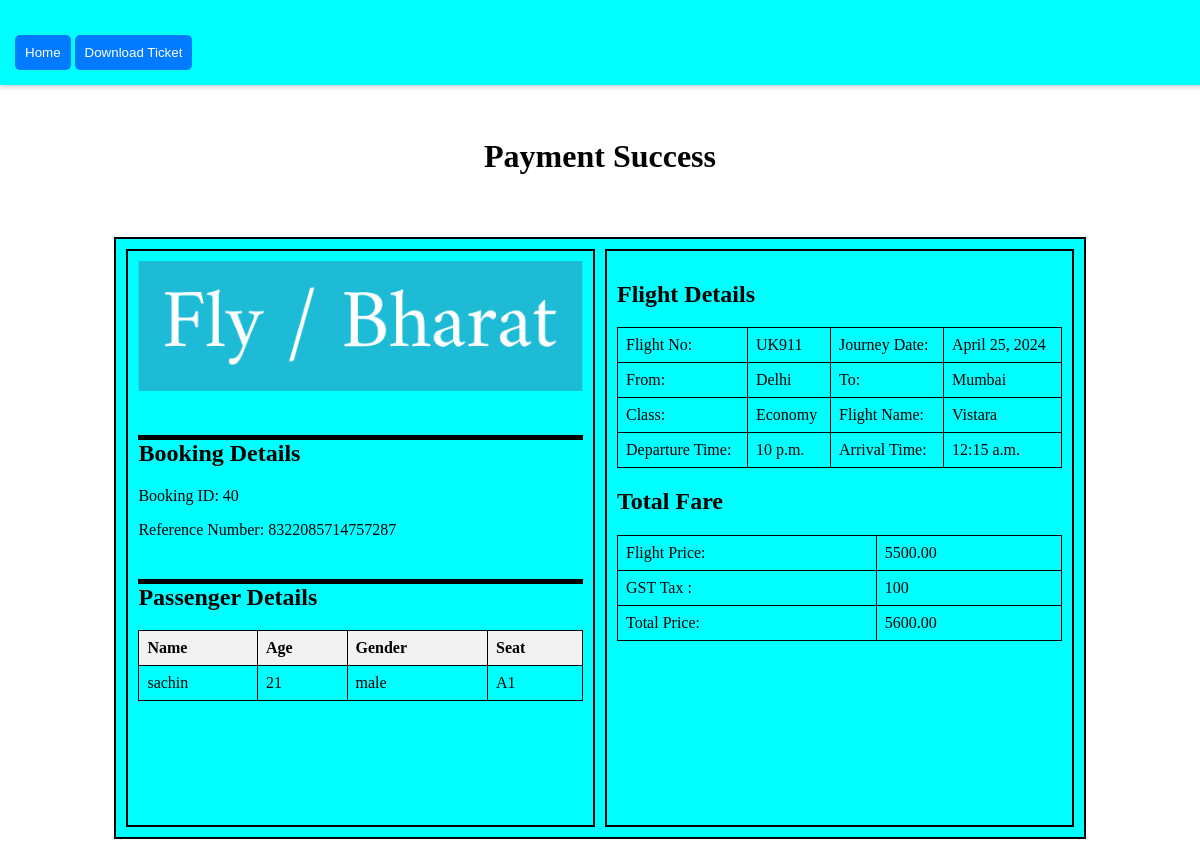
The app's page /payment_success/40 (signed in) with its own data.
### apps/models.py (models this page shows, shortened)
class Booking(models.Model):
    user=models.ForeignKey(User, on_delete=models.CASCADE,null=True)
    flight = models.ForeignKey(Flight, on_delete=models.CASCADE, null=True,default=1)
    departure_date = models.DateField(null=True)
    class_type = models.CharField(max_length=50,null=True)
    flight_fare = models.DecimalField(max_digits=10, decimal_places=2)

class Payment(models.Model):
    STATUS_CHOICES = [
        ('fail', 'Fail'),
        ('pass', 'Pass'),
    ]
    booking = models.ForeignKey('Booking', on_delete=models.CASCADE)
    reference = models.CharField(max_length=100)
    amount = models.DecimalField(max_digits=10, decimal_places=2)
    payment_date = models.DateTimeField(auto_now_add=True)
    paid = models.CharField(max_length=10, choices=STATUS_CHOICES, default='fail')

class Passenger(models.Model):
    booking = models.ForeignKey(
        'Booking',
        related_name='passengers',
        on_delete=models.CASCADE
    )
    flight_id = models.IntegerField(null=True)
    name = models.CharField(
        _('Name'),
        max_length=100,
        null=True,
        blank=True
    )
    age = models.IntegerField(
        _('Age'),
        null=True,
        blank=True
    )
    gender = models.CharField(max_length=10, choices=[('male', 'Male'), ('female', 'Female'), ('other', 'Other')],null=True)
    contact_number = models.CharField(
        _('Contact Number'),
        max_length=20,
        default='2122112'
    )
    email = models.EmailField(
        _('Email'),
        default='noreply@example.com'
    )
    seat = models.CharField(max_length=3,null=True)

class Flight(models.Model):
    airline = models.CharField(max_length=100)
    flight_number = models.CharField(max_length=20)
    departure_date = models.DateField()
    departure_time = models.TimeField()
    arrival_time = models.TimeField()
    from_location = models.CharField(max_length=100)
    to_location = models.CharField(max_length=100)
    price = models.DecimalField(max_digits=10, decimal_places=2)
    class_type = models.CharField(max_length=20)
    total_seat = models.IntegerField(default=0)
    is_available = models.BooleanField(default=True)

### apps/views.py (the view)
# urls.py: path('payment_success/<int:booking_id>', views.payment_success, name='payment_success'),
@login_required
def payment_success(request, booking_id):
    booking = get_object_or_404(Booking, pk=booking_id)
    payment = get_object_or_404(Payment, booking_id=booking_id)
    passengers = Passenger.objects.filter(booking=booking)
    flight = get_object_or_404(Flight, id=booking.flight_id)
    context = {
        'booking': booking,
        'reference_number': payment.reference,
        'passengers': passengers,
        'fare':payment,
        'flight':flight,
    }
    return render(request, 'payment_success.html', context)

### apps/templates/payment_success.html (shortened to what this page needs)
{% load static %}
<!DOCTYPE html>
<html lang="en">
  <head>
  </head>
  <body onload="generateBarcode()">
    <div class="top-bar">
      <button class="home-button" onclick="goToHome()">Home</button>
      <button class="download-button" onclick="downloadPDF()">
        Download Ticket
      </button>
    </div>
    <h1>Payment Success</h1>
    <div class="main-container" id="main-container">
      <div class="container">
        <img
          class="rectangle-image"
          src="{% static 'img/logo.png' %}"
          alt="Plane Image"
        />
        <hr />
        <h2>Booking Details</h2>
        <p>Booking ID: {{ booking.pk }}</p>
        <p>Reference Number: {{ reference_number }}</p>
        <hr />
        <h2>Passenger Details</h2>
        <table>
          <tr>
            <th>Name</th>
            <th>Age</th>
            <th>Gender</th>
            <th>Seat</th>
          </tr>
          {% for passenger in passengers %}
          <tr>
            <td>{{ passenger.name }}</td>
            <td>{{ passenger.age }}</td>
            <td>{{ passenger.gender }}</td>
            <td>{{ passenger.seat }}</td>
          </tr>
          {% endfor %}
        </table>
      </div>
      <div class="second-container">
        <h2>Flight Details</h2>
        <table>
          <tr>
            <td>Flight No:</td>
            <td>{{flight.flight_number}}</td>
            <td>Journey Date:</td>
            <td>{{booking.departure_date}}</td>
          </tr>
          <tr>
            <td>From:</td>
            <td>{{flight.from_location}}</td>
            <td>To:</td>
            <td>{{flight.to_location}}</td>
          </tr>
          <tr>
            <td>Class:</td>
            <td>{{booking.class_type}}</td>
            <td>Flight Name:</td>
            <td>{{flight.airline}}</td>
          </tr>
          <tr>
            <td>Departure Time:</td>
            <td>{{flight.departure_time}}</td>
            <td>Arrival Time:</td>
            <td>{{flight.arrival_time}}</td>
          </tr>
        </table>
        <h2>Total Fare</h2>
        <table>
          <tr>
            <td>Flight Price:</td>
            <td>{{flight.price}}</td>
          </tr>
          <tr>
            <td>GST Tax :</td>
            <td>100</td>
          </tr>
          <tr>
            <td>Total Price:</td>
            <td>{{fare.amount}}</td>
          </tr>
        </table>
        <div class="barcode">
          <svg id="barcode"></svg>
        </div>
      </div>
    </div>
  </body>
</html>

### apps/templates/payment_success.html (style rules this page uses)
body { padding-top: 70px; padding-bottom: 30px; display: flex; flex-direction: column; align-items: center; justify-content: center; height: 100vh; }
.top-bar { width: 100%; position: absolute; display: flow-root; gap: 10px; top: 0; left: 0; margin-top: 0; background-color: aqua; padding: 15px; box-shadow: 0 2px 5px rgba(0, 0, 0, 0.2); z-index: 1000; }
.main-container { margin-top: 40px; display: grid; grid-template-columns: 1fr 1fr; gap: 10px; padding: 10px; width: 80%; border: 2px solid black; background-color: aqua; }
.container { border: 2px solid black; padding: 10px; }
.second-container { border: 2px solid black; padding: 10px; }
.rectangle-image { max-width: 100%; max-height: 100%; }
hr { width: 100%; margin-top: 20px; margin-bottom: 20px; position: relative; top: 20px; border: none; height: 5px; background: black; }
table { width: 100%; border-collapse: collapse; }
th, td { border: 1px solid black; padding: 8px; text-align: left; }
th { background-color: #f2f2f2; }
.download-button { margin-top: 20px; }
.barcode { padding: 10px; position: relative; }
.home-button { margin-top: 20px; }
button { padding: 10px; border-radius: 5px; border: none; background-color: #007bff; color: white; cursor: pointer; }

### records on screen
Booking: pk "40", departure_date "April 25, 2024", class_type "Economy"
Payment: reference "8322085714757287", amount "5600.00"
Passenger: name "sachin", age "21", gender "male", seat "A1"
Flight: flight_number "UK911", from_location "Delhi", to_location "Mumbai", airline "Vistara", departure_time "10 p.m.", arrival_time "12:15 a.m.", price "5500.00"
